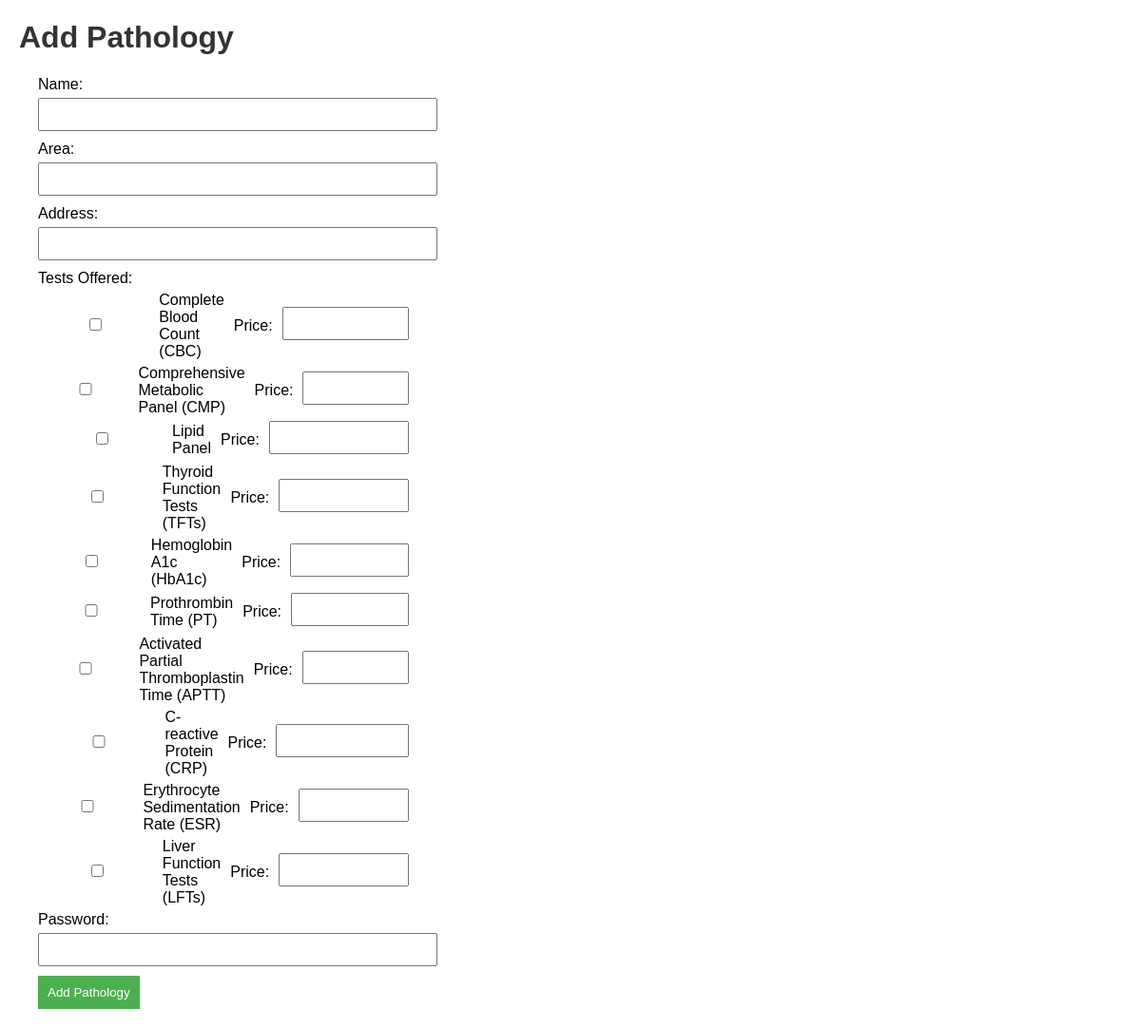
Page /add on the committed database.
### models.py (models this page shows)
class Test(db.Model):
    id = db.Column(db.Integer, primary_key=True)
    name = db.Column(db.String(255), nullable=False, unique=True)
    pathologies = db.relationship('Pathology', secondary='pathology_test', back_populates='tests')
    test_prices = db.relationship('PathologyTestPrice', back_populates='test')

### app.py (the view, shortened to what this page needs)
@app.route('/add', methods=['GET', 'POST'])
def add_pathology():
    all_tests = Test.query.all()
    return render_template('add.html', all_tests=all_tests)

### templates/add.html (shortened to what this page needs)
<!DOCTYPE html>
<html lang="en">
<head>
    <link rel="stylesheet" href="{{ url_for('static', filename='css/style.css') }}">
</head>
<body>
    <h1>Add Pathology</h1>
    <form method="post" action="{{ url_for('add_pathology') }}">
        <label for="name">Name:</label>
        <input type="text" name="name" required>
        <label for="area">Area:</label>
        <input type="text" name="area" required>
        <label for="address">Address:</label>
        <input type="text" name="address">
        <label>Tests Offered:</label>
        {% for test in all_tests %}
            <div class="checkbox">
                <input type="checkbox" name="tests_offered" value="{{ test.id }}" id="test_{{ test.id }}">
                <label for="test_{{ test.id }}">{{ test.name }}</label>
                <label for="price_{{ test.id }}">Price:</label>
                <input type="number" name="price_{{ test.id }}" step="0.01">
            </div>
        {% endfor %}
        <label for="password">Password:</label>
        <input type="password" id="password" name="password" required>
        <button type="submit">Add Pathology</button>
    </form>
</body>
</html>

### static/css/style.css (style rules this page uses)
body { font-family: Arial, sans-serif; margin: 20px; }
h1 { color: #333; }
form { max-width: 400px; margin: 20px; }
label { display: block; margin-bottom: 5px; }
input { width: 100%; padding: 8px; margin-bottom: 10px; }
button { background-color: #4CAF50; color: white; padding: 10px; border: none; cursor: pointer; }
.checkbox { display: flex; align-items: center; }
.checkbox input, .checkbox label, .price-group input { margin-right: 10px; }

### rows in the picture
Test: name "Complete Blood Count (CBC)"
Test: name "Comprehensive Metabolic Panel (CMP)"
Test: name "Lipid Panel"
Test: name "Thyroid Function Tests (TFTs)"
Test: name "Hemoglobin A1c (HbA1c)"
Test: name "Prothrombin Time (PT)"
Test: name "Activated Partial Thromboplastin Time (APTT)"
Test: name "C-reactive Protein (CRP)"
Test: name "Erythrocyte Sedimentation Rate (ESR)"
Test: name "Liver Function Tests (LFTs)"
